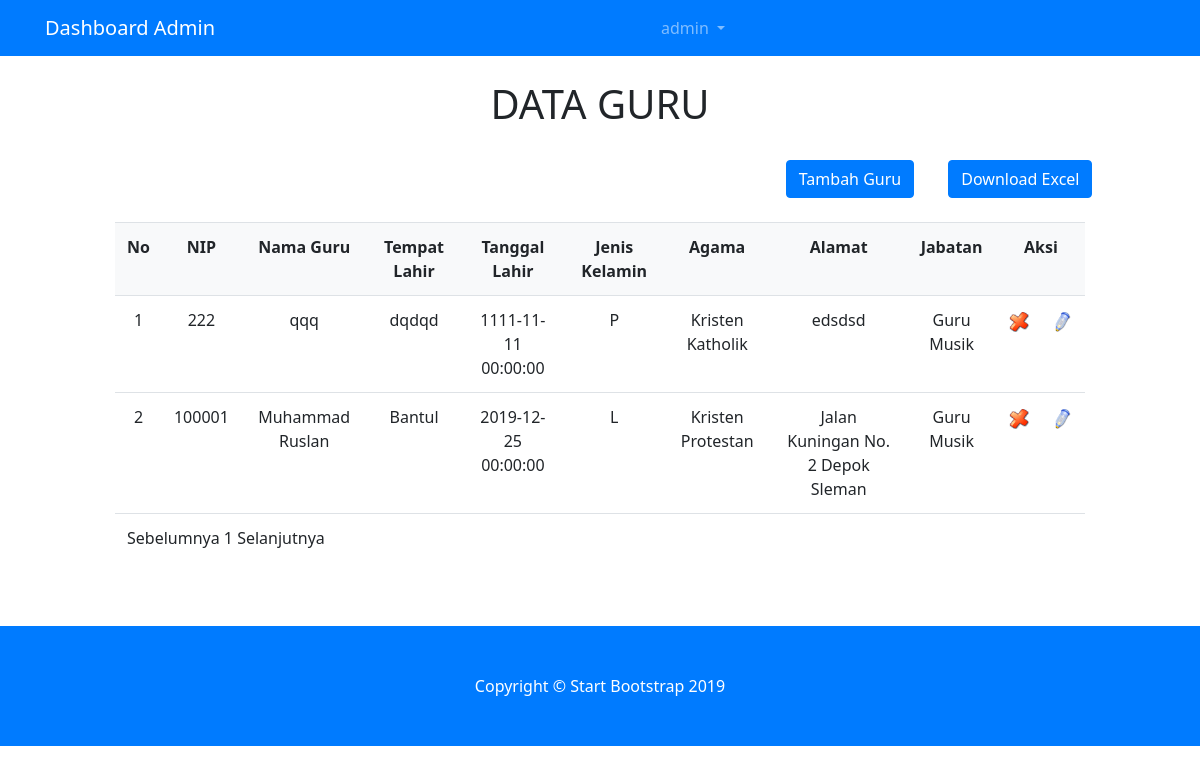
Page /dashboard/siswa/guru_data.php (signed in) on the earlier database version.
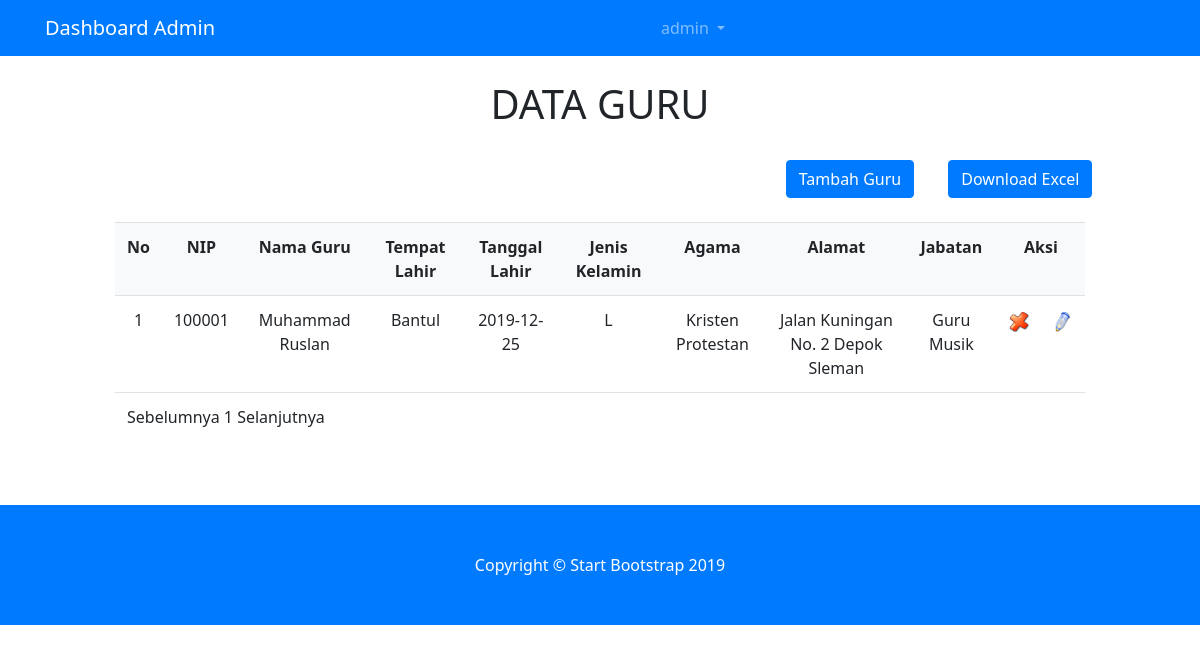
Same page on the later database version.
### tables this page shows
CREATE TABLE `guru` (
  `nip` int(11) NOT NULL,
  `nama` varchar(100) NOT NULL,
  `alamat` varchar(100) DEFAULT NULL,
  `gender` char(1) NOT NULL,
  `tglLahir` date DEFAULT NULL,
  `tempatLahir` varchar(100) DEFAULT NULL,
  `pass` int(11) DEFAULT NULL,
  `idJabatan` int(11) DEFAULT NULL,
  `agama` varchar(100) NOT NULL,
  `pathImg` varchar(100) DEFAULT NULL
);

CREATE TABLE `jabatan` (
  `idJabatan` int(11) NOT NULL,
  `nama` varchar(100) DEFAULT NULL
);

### dashboard/siswa/guru_data.php (the view, shortened to what this page needs)
<?php
include '../layout/header.php';
if (empty($_SESSION['username']) AND empty($_SESSION['status'])) {
	echo "<center>Untuk mengakses halaman ini, Anda harus login <br>";
	echo "<a href=index.php><b>LOGIN</b></a></center>";
}
else{
	?>
	<br>
	<div class="container-fluid">
		<center><h1>DATA GURU</h1></center>
		<div class="row">
			<div class="col-md-1"></div>
			<div class="col-md-10">
				<br>
				<form action="guru_tambah.php">
						<div class="row">
							<div class="col-md-8"></div>
							<div class="col-md-2"><center><input type="submit" class="btn btn-primary" value="Tambah Guru" /></center></div>
							<div class="col-md-2"><center><a href="cetak_guru.php"><input type="button" class="btn btn-primary" value="Download Excel" /></a></center></div>
						</div>
						<br>
						<table class="table" >
							<tr class="bg-light">
									<td><div align="center"><strong>No</strong></div></td>
									<td><div align="center"><strong>NIP</strong></div></td>
									<td><div align="center"><strong>Nama Guru</strong></div></td>
									<td><div align="center"><strong>Tempat Lahir</strong></div></td>
									<td><div align="center"><strong>Tanggal Lahir</strong></div></td>
									<td><div align="center"><strong>Jenis Kelamin</strong></div></td>
									<td><div align="center"><strong>Agama</strong></div></td>
									<td><div align="center"><strong>Alamat</strong></div></td>
									<td><div align="center"><strong>Jabatan</strong></div></td>
									<td colspan="2"><div align="center"><strong>Aksi</strong></div></td>
								</tr>
								<?php
								$batas = 20;
								$pg = isset( $_GET['pg'] ) ? $_GET['pg'] : "";
								if ( empty( $pg ) ) {
									$posisi = 0;
									$pg = 1;
								} else {
									$posisi = ( $pg - 1 ) * $batas;
								}
								$no=0+$posisi;
								$tampil="SELECT guru.nama,nip,alamat,gender,tglLahir,tempatLahir,agama, jabatan.nama as jabatan FROM guru join jabatan on jabatan.idJabatan = guru.idJabatan limit $posisi, $batas";
								$qryTampil=mysql_query($tampil);
								while ($dataTampil=mysql_fetch_array($qryTampil)) {
									$no++;
									?>
									<tr bgcolor="#FFFFFF">
										<td align="center"><?php echo $no ; ?></td>
										<td align="center"><?php echo $dataTampil['nip']; ?></td>
										<td align="center"><?php echo $dataTampil['nama']; ?></td>
										<td align="center"><?php echo $dataTampil['tempatLahir']; ?></td>
										<td align="center"><?php echo $dataTampil['tglLahir']; ?></td>
										<td align="center"><?php echo $dataTampil['gender']; ?></td>
										<td align="center"><?php echo $dataTampil['agama']; ?></td>
										<td align="center"><?php echo $dataTampil['alamat']; ?></td>
										<td align="center"><?php echo $dataTampil['jabatan']; ?></td>
										<td>
											<div align="center">
												<a href="guru_hapus.php?nip=<?php echo $dataTampil['nip'] ; ?>" onclick="javascript: return confirm('Anda yakin hapus ?')"><img src="gambar/hapus.png" width="20"></a>
											</td>
											<td>
												<a href="guru_edit.php?nip=<?php echo $dataTampil['nip']; ?>"><img src="gambar/edit.png" width="20"></a>
											</div>
								<?php } ?>
								<tr bgcolor="#FFFFFF">
									<td colspan="11">
										<?php
										$jml_data = mysql_num_rows(mysql_query("SELECT * FROM guru"));
			$JmlHalaman = ceil($jml_data/$batas);
			if ( $pg > 1 ) {
				$link = $pg-1;
				$prev = "<a href='?pg=$link'>Sebelumnya </a>";
			} else {
				$prev = "Sebelumnya ";
			}
			$nmr = '';
			for ( $i = 1; $i<= $JmlHalaman; $i++ ){
				if ( $i == $pg ) {
					$nmr .= $i . " ";
				} else {
					$nmr .= "<a href='?pg=$i'>$i</a> ";
				}
			}
			if ( $pg < $JmlHalaman ) {
				$link = $pg + 1;
				$next = " <a href='?pg=$link'>Selanjutnya</a>";
			} else {
				$next = "Selanjutnya";
			}
			echo $prev . $nmr . $next;
			?>
		</td>
	</tr>
<br>
<br>
</div>
<div class="col-md-1"></div>
</div>
<?php }
include '../layout/footer.php';
?>

Differences in the rows shown:
removed guru: nip "222", nama "qqq", tempatLahir "dqdqd", tglLahir "1111-11-11 00:00:00", gender "P", agama "Kristen Katholik", alamat "edsdsd", idJabatan.nama "Guru Musik"
changed guru "Muhammad Ruslan": tglLahir "2019-12-25 00:00:00" → "2019-12-25"
